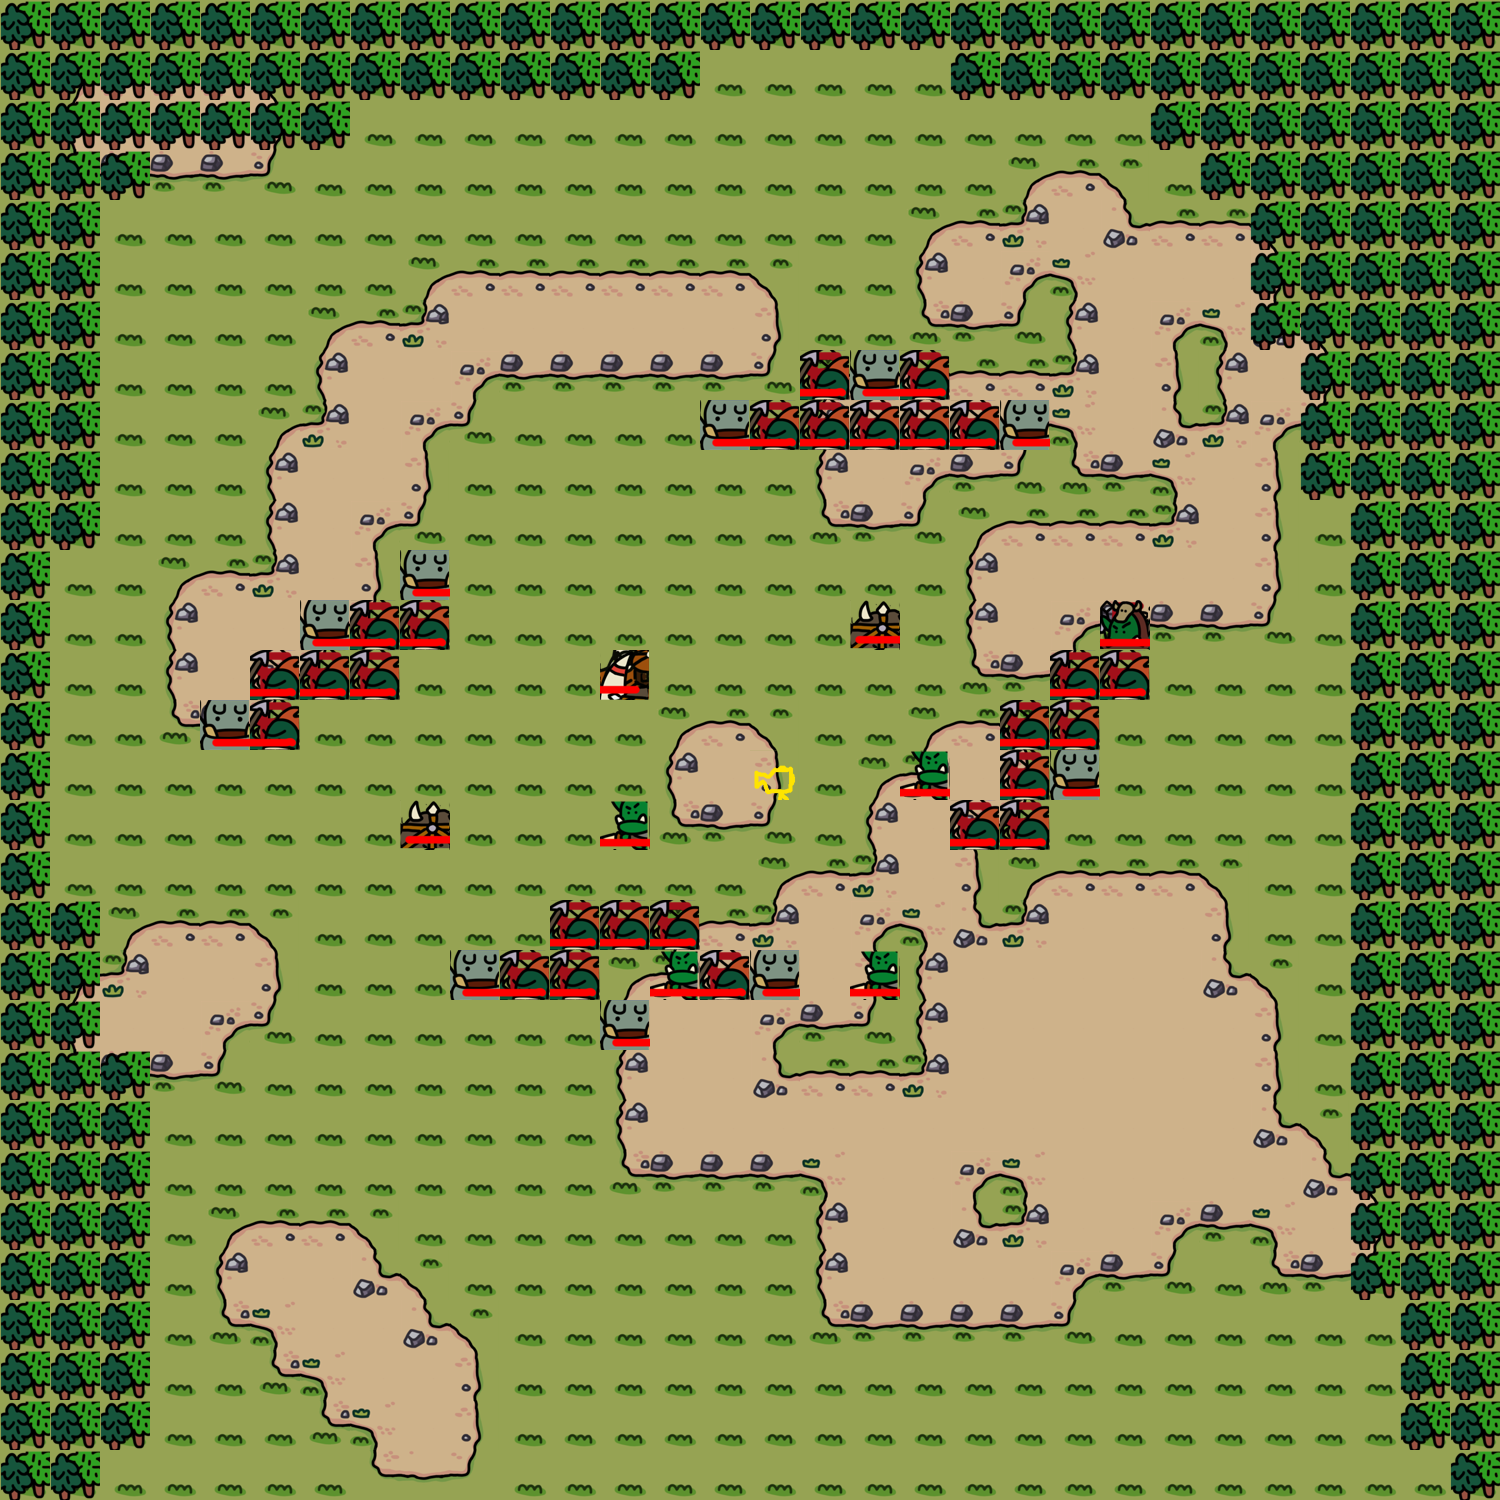

Rendered tile map (Tiled .tmx) drawn with the repository's tilesets; below, a short description and the map source with its tile grids summarised:
An orthogonal 30x30 tile map with 50x50 px tiles, 4 tile layers (stage, soil, deco, unit).

<map version="1.0" orientation="orthogonal" renderorder="right-down" width="30" height="30" tilewidth="50" tileheight="50" nextobjectid="1">
 <tileset firstgid="1" name="grassTilemap" tilewidth="50" tileheight="50" tilecount="200">
  <image source="50TileSet.png" width="512" height="1024" />
  <terraintypes>
   <terrain name="soil" tile="-1" />
  </terraintypes>
  <tile id="30" terrain=",,,0" />
  <tile id="31" terrain=",,0,0" />
  <tile id="32" terrain=",,0," />
  <tile id="33" terrain="0,0,0," />
  <tile id="34" terrain="0,0,,0" />
  <tile id="40" terrain=",0,,0" />
  <tile id="41" terrain="0,0,0,0" />
  <tile id="42" terrain="0,,0," />
  <tile id="43" terrain="0,,0,0" />
  <tile id="44" terrain=",0,0,0" />
  <tile id="50" terrain=",0,," />
  <tile id="51" terrain="0,0,," />
  <tile id="52" terrain="0,,," />
 </tileset>
 <layer name="stage" width="30" height="30">
  <data>[900 cells, 900 non-empty, 3 distinct tile ids]</data>
 </layer>
 <layer name="soil" width="30" height="30">
  <data>[900 cells, 349 non-empty, 16 distinct tile ids]</data>
 </layer>
 <layer name="deco" width="30" height="30">
  <data>[900 cells, 213 non-empty, 1 distinct tile ids]</data>
 </layer>
 <layer name="unit" width="30" height="30">
  <data>[900 cells, 45 non-empty, 7 distinct tile ids]</data>
 </layer>
</map>
